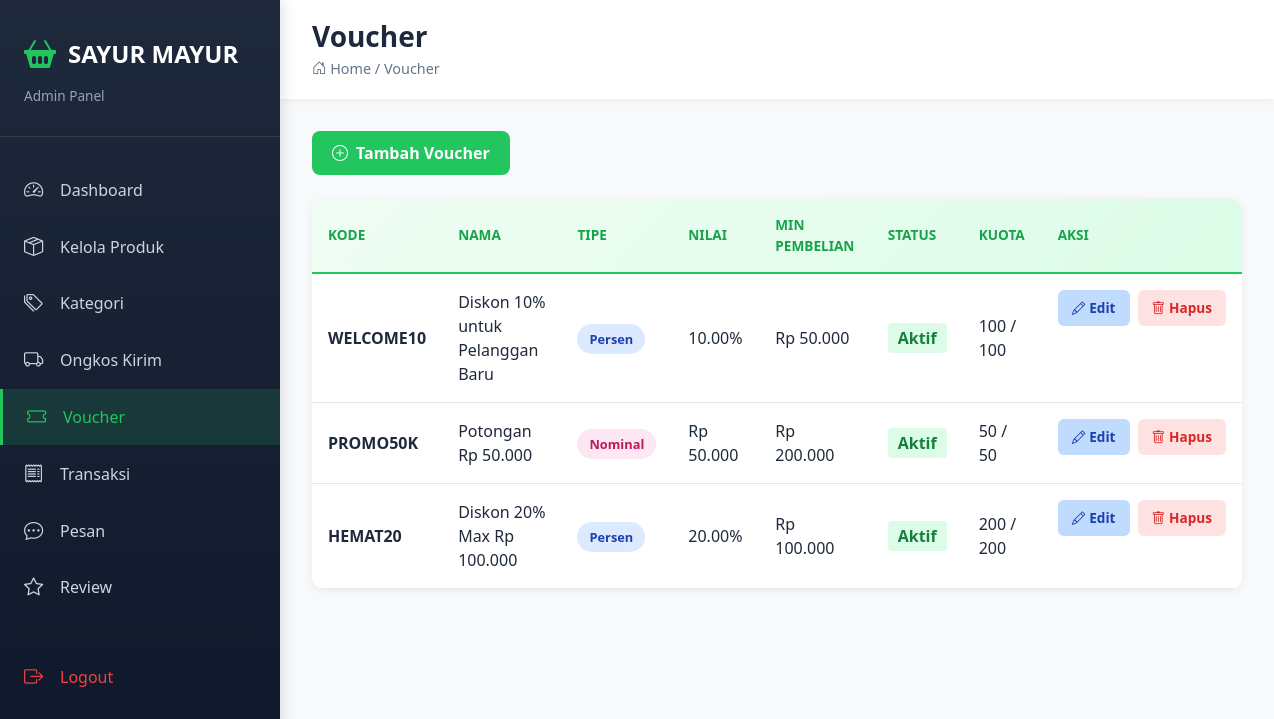
Page /admin/pages/voucher/index.php (signed in) on the committed database.
### tables this page shows
CREATE TABLE IF NOT EXISTS `voucher` (
  `id` int(11) NOT NULL AUTO_INCREMENT,
  `kode` varchar(50) NOT NULL UNIQUE,
  `nama` varchar(100) NOT NULL,
  `tipe` enum('persen','nominal') NOT NULL,
  `nilai` decimal(10,2) NOT NULL,
  `min_pembelian` decimal(10,2) DEFAULT 0,
  `max_diskon` decimal(10,2) DEFAULT NULL,
  `kuota` int(11) DEFAULT NULL,
  `terpakai` int(11) DEFAULT 0,
  `tanggal_mulai` date NOT NULL,
  `tanggal_selesai` date NOT NULL,
  `aktif` tinyint(1) DEFAULT 1,
  `created_at` timestamp NOT NULL DEFAULT CURRENT_TIMESTAMP,
  PRIMARY KEY (`id`),
  KEY `idx_kode` (`kode`),
  KEY `idx_aktif` (`aktif`)
);

### config/routes.php (called while the page is built)
<?php
return [
    'dashboard' => 'admin/pages/dashboard/dashboard.php',
    'login' => 'admin/login.php',
    'logout' => 'admin/logout.php',
    'kategori.index' => 'admin/pages/kategori/index.php',
    'kategori.create' => 'admin/pages/kategori/create.php',
    'kategori.edit' => 'admin/pages/kategori/edit.php',
    'kategori.delete' => 'admin/pages/kategori/delete.php',
    'ongkos-kirim.index' => 'admin/pages/ongkos-kirim/index.php',
    'ongkos-kirim.create' => 'admin/pages/ongkos-kirim/create.php',
    'ongkos-kirim.edit' => 'admin/pages/ongkos-kirim/edit.php',
    'ongkos-kirim.delete' => 'admin/pages/ongkos-kirim/delete.php',
    'voucher.index' => 'admin/pages/voucher/index.php',
    'voucher.create' => 'admin/pages/voucher/create.php',
    'voucher.edit' => 'admin/pages/voucher/edit.php',
    'voucher.delete' => 'admin/pages/voucher/delete.php',
    'products.index' => 'admin/pages/products/index.php',
    'products.create' => 'admin/pages/products/create.php',
    'products.edit' => 'admin/pages/products/edit.php',
    'products.delete' => 'admin/pages/products/delete.php',
    'products.reviews' => 'admin/pages/products/reviews.php',
    'transactions.index' => 'admin/pages/transactions/index.php',
    'transactions.detail' => 'admin/pages/transactions/detail.php',
    'transactions.invoice' => 'admin/pages/transactions/invoice.php',
    'review.index' => 'admin/messages/index.php',
];

### helpers/RouteHelper.php (called while the page is built, shortened)
<?php
function route($routeName, $params = [])
{
    static $routes = null;
    if ($routes === null) {
        $routes = require __DIR__ . '/../config/routes.php';
    }
    $path = $routes[$routeName];
    $basePath = '/sayur_mayur_app/';
    if (strpos($path, '/') !== 0) {
        $path = '/' . $path;
    }
    $path = $basePath . ltrim($path, '/');
    if (!empty($params)) {
        $queryString = http_build_query($params);
        $path .= '?' . $queryString;
    }
    return $path;
}

### config/functions.php (called while the page is built, shortened)
<?php
function formatRupiah($angka) {
    return 'Rp ' . number_format($angka, 0, ',', '.');
}

### admin/pages/voucher/index.php (the view, shortened to what this page needs)
<?php
include '../../../config/koneksi.php';
include '../../../config/functions.php';
require_once '../../../helpers/RouteHelper.php';
$voucher_list = mysqli_query($conn, "SELECT * FROM voucher ORDER BY tanggal_mulai DESC");
?>
<!DOCTYPE html>
<html lang="id">
<head>
    <link href="https://cdn.jsdelivr.net/npm/bootstrap@5.3.3/dist/css/bootstrap.min.css" rel="stylesheet">
    <link rel="stylesheet" href="https://cdn.jsdelivr.net/npm/bootstrap-icons@1.11.0/font/bootstrap-icons.css">
</head>
<body>
    <div class="admin-wrapper">
        <?php include '../../../includes/sidebar.php'; ?>
        <div class="admin-main">
            <div class="top-bar">
                <div>
                    <h1 class="page-title">Voucher</h1>
                    <p class="page-breadcrumb"><i class="bi bi-house-door"></i> Home / Voucher</p>
                </div>
            </div>
            <div class="admin-content">
                <div style="display: flex; justify-content: space-between; align-items: center; margin-bottom: 24px;">
                    <a href="<?= route('voucher.create') ?>" class="btn-add"><i class="bi bi-plus-circle"></i> Tambah Voucher</a>
                </div>
                <div class="data-table-wrapper">
                    <?php if (mysqli_num_rows($voucher_list) > 0): ?>
                        <table class="data-table">
                            <thead>
                                <tr><th>Kode</th><th>Nama</th><th>Tipe</th><th>Nilai</th><th>Min Pembelian</th><th>Status</th><th>Kuota</th><th style="width: 180px;">Aksi</th></tr>
                            </thead>
                            <tbody>
                                <?php while ($item = mysqli_fetch_assoc($voucher_list)): ?>
                                    <tr>
                                        <td><strong><?= htmlspecialchars($item['kode']); ?></strong></td>
                                        <td><?= htmlspecialchars($item['nama']); ?></td>
                                        <td><span class="badge-tipe <?= $item['tipe'] == 'persen' ? 'badge-persen' : 'badge-nominal'; ?>"><?= ucfirst($item['tipe']); ?></span></td>
                                        <td><?= $item['tipe'] == 'persen' ? $item['nilai'] . '%' : formatRupiah($item['nilai']); ?></td>
                                        <td><?= formatRupiah($item['min_pembelian']); ?></td>
                                        <td><span class="badge-<?= $item['aktif'] == 1 ? 'active' : 'inactive'; ?>"><?= $item['aktif'] == 1 ? 'Aktif' : 'Nonaktif'; ?></span></td>
                                        <td><?= $item['kuota'] - $item['terpakai']; ?> / <?= $item['kuota']; ?></td>
                                        <td class="actions">
                                            <a href="<?= route('voucher.edit', ['id' => $item['id']]) ?>" class="btn-action btn-edit"><i class="bi bi-pencil"></i> Edit</a>
                                            <a href="<?= route('voucher.delete', ['id' => $item['id']]) ?>" class="btn-action btn-delete" onclick="return confirm('Yakin ingin menghapus?');"><i class="bi bi-trash"></i> Hapus</a>
                                        </td>
                                    </tr>
                                <?php endwhile; ?>
                            </tbody>
                        </table>
                    <?php else: ?>
                        <div class="empty-state"><i class="bi bi-inbox"></i><p>Belum ada data voucher</p></div>
                    <?php endif; ?>
                </div>
            </div>
        </div>
    </div>
</body>
</html>

### admin/pages/voucher/index.php (style rules this page uses)
* { margin: 0; padding: 0; box-sizing: border-box; }
body { font-family: 'Segoe UI', Tahoma, Geneva, Verdana, sans-serif; background: #f8f9fa; }
.admin-wrapper { display: flex; min-height: 100vh; }
.admin-main { margin-left: 280px; flex: 1; min-height: 100vh; }
.top-bar { background: white; padding: 20px 32px; display: flex; justify-content: space-between; align-items: center; box-shadow: 0 2px 8px rgba(0, 0, 0, 0.05); position: sticky; top: 0; z-index: 100; }
.page-title { font-size: 1.75rem; font-weight: 800; color: #1e293b; margin: 0; }
.page-breadcrumb { color: #64748b; font-size: 0.9rem; margin: 4px 0 0 0; }
.admin-content { padding: 32px; }
.btn-add { background: #22c55e; color: white; padding: 10px 20px; border: none; border-radius: 8px; cursor: pointer; text-decoration: none; display: inline-flex; align-items: center; gap: 8px; font-weight: 600; }
.data-table-wrapper { background: white; border-radius: 12px; box-shadow: 0 2px 8px rgba(0, 0, 0, 0.06); overflow: hidden; }
.data-table { width: 100%; border-collapse: collapse; }
.data-table thead { background: linear-gradient(135deg, #f0fdf4, #dcfce7); border-bottom: 2px solid #22c55e; }
.data-table th { padding: 16px; font-weight: 700; color: #16a34a; text-align: left; font-size: 0.85rem; text-transform: uppercase; }
.data-table td { padding: 16px; color: #1e293b; }
.data-table tbody tr { border-bottom: 1px solid #e2e8f0; }
.badge-tipe { padding: 6px 12px; border-radius: 20px; font-weight: 600; font-size: 0.8rem; }
.badge-persen { background: #dbeafe; color: #1e40af; }
.badge-nominal { background: #fce7f3; color: #be185d; }
.badge-active { background: #dcfce7; color: #15803d; padding: 4px 10px; border-radius: 4px; font-weight: 600; }
.actions { display: flex; gap: 8px; }
.btn-action { padding: 8px 14px; border: none; border-radius: 6px; font-size: 0.85rem; font-weight: 600; cursor: pointer; text-decoration: none; display: inline-flex; align-items: center; gap: 4px; }
.btn-edit { background: #bfdbfe; color: #1e40af; }
.btn-delete { background: #fee2e2; color: #dc2626; }

### rows in the picture
voucher: kode "WELCOME10", nama "Diskon 10% untuk Pelanggan Baru", tipe "Persen", nilai "10.00", min_pembelian "Rp 50.000", aktif "Aktif", $item['kuota']-$item['terpakai'] "100", kuota "100"
voucher: kode "PROMO50K", nama "Potongan Rp 50.000", tipe "Nominal", nilai "Rp 50.000", min_pembelian "Rp 200.000", aktif "Aktif", $item['kuota']-$item['terpakai'] "50", kuota "50"
voucher: kode "HEMAT20", nama "Diskon 20% Max Rp 100.000", tipe "Persen", nilai "20.00", min_pembelian "Rp 100.000", aktif "Aktif", $item['kuota']-$item['terpakai'] "200", kuota "200"
